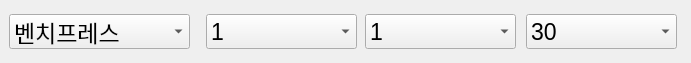
     <widget class="QFrame" name="frame_19">
      <property name="geometry">
       <rect>
        <x>0</x>
        <y>398</y>
        <width>691</width>
        <height>63</height>
       </rect>
      </property>
      <property name="frameShape">
       <enum>QFrame::NoFrame</enum>
      </property>
      <property name="frameShadow">
       <enum>QFrame::Raised</enum>
      </property>
      <widget class="QComboBox" name="cb1_6">
       <property name="geometry">
        <rect>
         <x>9</x>
         <y>14</y>
         <width>181</width>
         <height>35</height>
        </rect>
       </property>
       <property name="font">
        <font>
         <pointsize>17</pointsize>
        </font>
       </property>
       <item>
        <property name="text">
         <string>벤치프레스</string>
        </property>
       </item>
       <item>
        <property name="text">
         <string>바벨 컬</string>
        </property>
       </item>
       <item>
        <property name="text">
         <string>데드리프트</string>
        </property>
       </item>
       <item>
        <property name="text">
         <string>숄더프레스</string>
        </property>
       </item>
       <item>
        <property name="text">
         <string>팔굽혀펴기</string>
        </property>
       </item>
       <item>
        <property name="text">
         <string>사이드 레터럴 레이즈</string>
        </property>
       </item>
       <item>
        <property name="text">
         <string>스쿼트</string>
        </property>
       </item>
      </widget>
      <widget class="QComboBox" name="cb2_6">
       <property name="geometry">
        <rect>
         <x>206</x>
         <y>14</y>
         <width>151</width>
         <height>35</height>
        </rect>
       </property>
       <property name="font">
        <font>
         <pointsize>17</pointsize>
        </font>
       </property>
       <item>
        <property name="text">
         <string>1</string>
        </property>
       </item>
       <item>
        <property name="text">
         <string>2</string>
        </property>
       </item>
       <item>
        <property name="text">
         <string>3</string>
        </property>
       </item>
       <item>
        <property name="text">
         <string>4</string>
        </property>
       </item>
       <item>
        <property name="text">
         <string>5</string>
        </property>
       </item>
       <item>
        <property name="text">
         <string>6</string>
        </property>
       </item>
       <item>
        <property name="text">
         <string>7</string>
        </property>
       </item>
       <item>
        <property name="text">
         <string>8</string>
        </property>
       </item>
       <item>
        <property name="text">
         <string>9</string>
        </property>
       </item>
       <item>
        <property name="text">
         <string>10</string>
        </property>
       </item>
      </widget>
      <widget class="QComboBox" name="cb3_6">
       <property name="geometry">
        <rect>
         <x>365</x>
         <y>14</y>
         <width>151</width>
         <height>35</height>
        </rect>
       </property>
       <property name="font">
        <font>
         <pointsize>17</pointsize>
        </font>
       </property>
       <item>
        <property name="text">
         <string>1</string>
        </property>
       </item>
       <item>
        <property name="text">
         <string>2</string>
        </property>
       </item>
       <item>
        <property name="text">
         <string>3</string>
        </property>
       </item>
       <item>
        <property name="text">
         <string>4</string>
        </property>
       </item>
       <item>
        <property name="text">
         <string>5</string>
        </property>
       </item>
       <item>
        <property name="text">
         <string>6</string>
        </property>
       </item>
       <item>
        <property name="text">
         <string>7</string>
        </property>
       </item>
       <item>
        <property name="text">
         <string>8</string>
        </property>
       </item>
       <item>
        <property name="text">
         <string>9</string>
        </property>
       </item>
       <item>
        <property name="text">
         <string>10</string>
        </property>
       </item>
       <item>
        <property name="text">
         <string>11</string>
        </property>
       </item>
       <item>
        <property name="text">
         <string>12</string>
        </property>
       </item>
       <item>
        <property name="text">
         <string>13</string>
        </property>
       </item>
       <item>
        <property name="text">
         <string>14</string>
        </property>
       </item>
       <item>
        <property name="text">
         <string>15</string>
        </property>
       </item>
       <item>
        <property name="text">
         <string>16</string>
        </property>
       </item>
       <item>
        <property name="text">
         <string>17</string>
        </property>
       </item>
       <item>
        <property name="text">
         <string>18</string>
        </property>
       </item>
       <item>
        <property name="text">
         <string>19</string>
        </property>
       </item>
       <item>
        <property name="text">
         <string>20</string>
        </property>
       </item>
      </widget>
      <widget class="QComboBox" name="cb4_6">
       <property name="geometry">
        <rect>
         <x>526</x>
         <y>14</y>
         <width>151</width>
         <height>35</height>
        </rect>
       </property>
       <property name="font">
        <font>
         <pointsize>17</pointsize>
        </font>
       </property>
       <item>
        <property name="text">
         <string>30</string>
        </property>
       </item>
       <item>
        <property name="text">
         <string>60</string>
        </property>
       </item>
       <item>
        <property name="text">
         <string>90</string>
        </property>
       </item>
       <item>
        <property name="text">
         <string>120</string>
        </property>
       </item>
      </widget>
     </widget>
